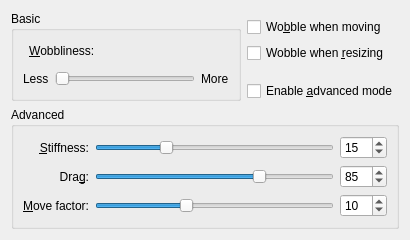
<ui version="4.0" >
 <class>WobblyWindowsEffectConfigForm</class>
 <widget class="QWidget" name="WobblyWindowsEffectConfigForm" >
  <property name="geometry" >
   <rect>
    <x>0</x>
    <y>0</y>
    <width>410</width>
    <height>240</height>
   </rect>
  </property>
  <layout class="QGridLayout" name="gridLayout" >
   <item rowspan="5" row="1" column="0" >
    <widget class="QGroupBox" name="basicGroup" >
     <property name="enabled" >
      <bool>true</bool>
     </property>
     <property name="title" >
      <string>Basic</string>
     </property>
     <property name="checkable" >
      <bool>false</bool>
     </property>
     <layout class="QGridLayout" name="gridLayout_2" >
      <item row="1" column="0" colspan="3" >
       <layout class="QHBoxLayout" name="horizontalLayout" >
        <item>
         <widget class="QLabel" name="label" >
          <property name="text" >
           <string>Less</string>
          </property>
         </widget>
        </item>
        <item>
         <widget class="QSlider" name="wobblinessSlider" >
          <property name="maximum" >
           <number>4</number>
          </property>
          <property name="orientation" >
           <enum>Qt::Horizontal</enum>
          </property>
         </widget>
        </item>
        <item>
         <widget class="QLabel" name="label_2" >
          <property name="text" >
           <string>More</string>
          </property>
         </widget>
        </item>
       </layout>
      </item>
      <item row="0" column="1" >
       <widget class="QLabel" name="label_3" >
        <property name="text" >
         <string>&amp;Wobbliness:</string>
        </property>
        <property name="buddy" >
         <cstring>wobblinessSlider</cstring>
        </property>
       </widget>
      </item>
      <item row="0" column="2" >
       <spacer name="horizontalSpacer" >
        <property name="orientation" >
         <enum>Qt::Horizontal</enum>
        </property>
        <property name="sizeHint" stdset="0" >
         <size>
          <width>140</width>
          <height>20</height>
         </size>
        </property>
       </spacer>
      </item>
     </layout>
    </widget>
   </item>
   <item row="6" column="0" colspan="2" >
    <widget class="QGroupBox" name="advancedGroup" >
     <property name="title" >
      <string>Advanced</string>
     </property>
     <layout class="QGridLayout" name="gridLayout_3" >
      <item row="1" column="0" colspan="2" >
       <layout class="QGridLayout" name="gridLayout_4" >
        <item row="0" column="0" >
         <widget class="QLabel" name="label_4" >
          <property name="text" >
           <string>&amp;Stiffness:</string>
          </property>
          <property name="alignment" >
           <set>Qt::AlignRight|Qt::AlignTrailing|Qt::AlignVCenter</set>
          </property>
          <property name="buddy" >
           <cstring>stiffnessSlider</cstring>
          </property>
         </widget>
        </item>
        <item row="1" column="0" >
         <widget class="QLabel" name="label_5" >
          <property name="text" >
           <string>Dra&amp;g:</string>
          </property>
          <property name="alignment" >
           <set>Qt::AlignRight|Qt::AlignTrailing|Qt::AlignVCenter</set>
          </property>
          <property name="buddy" >
           <cstring>dragSlider</cstring>
          </property>
         </widget>
        </item>
        <item row="2" column="0" >
         <widget class="QLabel" name="label_6" >
          <property name="text" >
           <string>&amp;Move factor:</string>
          </property>
          <property name="alignment" >
           <set>Qt::AlignRight|Qt::AlignTrailing|Qt::AlignVCenter</set>
          </property>
          <property name="buddy" >
           <cstring>moveFactorSlider</cstring>
          </property>
         </widget>
        </item>
        <item row="0" column="1" >
         <widget class="QSlider" name="stiffnessSlider" >
          <property name="minimum" >
           <number>1</number>
          </property>
          <property name="maximum" >
           <number>50</number>
          </property>
          <property name="value" >
           <number>15</number>
          </property>
          <property name="orientation" >
           <enum>Qt::Horizontal</enum>
          </property>
         </widget>
        </item>
        <item row="1" column="1" >
         <widget class="QSlider" name="dragSlider" >
          <property name="minimum" >
           <number>50</number>
          </property>
          <property name="maximum" >
           <number>100</number>
          </property>
          <property name="value" >
           <number>85</number>
          </property>
          <property name="orientation" >
           <enum>Qt::Horizontal</enum>
          </property>
         </widget>
        </item>
        <item row="2" column="1" >
         <widget class="QSlider" name="moveFactorSlider" >
          <property name="minimum" >
           <number>1</number>
          </property>
          <property name="maximum" >
           <number>25</number>
          </property>
          <property name="value" >
           <number>10</number>
          </property>
          <property name="orientation" >
           <enum>Qt::Horizontal</enum>
          </property>
         </widget>
        </item>
        <item row="0" column="2" >
         <widget class="QSpinBox" name="stiffnessSpin" >
          <property name="minimum" >
           <number>1</number>
          </property>
          <property name="maximum" >
           <number>50</number>
          </property>
          <property name="value" >
           <number>15</number>
          </property>
         </widget>
        </item>
        <item row="1" column="2" >
         <widget class="QSpinBox" name="dragSpin" >
          <property name="minimum" >
           <number>50</number>
          </property>
          <property name="maximum" >
           <number>100</number>
          </property>
          <property name="value" >
           <number>85</number>
          </property>
         </widget>
        </item>
        <item row="2" column="2" >
         <widget class="QSpinBox" name="moveFactorSpin" >
          <property name="minimum" >
           <number>1</number>
          </property>
          <property name="maximum" >
           <number>25</number>
          </property>
          <property name="value" >
           <number>10</number>
          </property>
         </widget>
        </item>
       </layout>
      </item>
     </layout>
    </widget>
   </item>
   <item row="2" column="1" >
    <widget class="QCheckBox" name="moveBox" >
     <property name="text" >
      <string>Wo&amp;bble when moving</string>
     </property>
    </widget>
   </item>
   <item row="3" column="1" >
    <widget class="QCheckBox" name="resizeBox" >
     <property name="text" >
      <string>Wobble when &amp;resizing</string>
     </property>
    </widget>
   </item>
   <item row="4" column="1" >
    <spacer name="verticalSpacer" >
     <property name="orientation" >
      <enum>Qt::Vertical</enum>
     </property>
     <property name="sizeHint" stdset="0" >
      <size>
       <width>20</width>
       <height>0</height>
      </size>
     </property>
    </spacer>
   </item>
   <item row="5" column="1" >
    <widget class="QCheckBox" name="advancedBox" >
     <property name="text" >
      <string>Enable &amp;advanced mode</string>
     </property>
    </widget>
   </item>
  </layout>
 </widget>
 <tabstops>
  <tabstop>wobblinessSlider</tabstop>
  <tabstop>moveBox</tabstop>
  <tabstop>resizeBox</tabstop>
  <tabstop>advancedBox</tabstop>
  <tabstop>stiffnessSlider</tabstop>
  <tabstop>stiffnessSpin</tabstop>
  <tabstop>dragSlider</tabstop>
  <tabstop>dragSpin</tabstop>
  <tabstop>moveFactorSlider</tabstop>
  <tabstop>moveFactorSpin</tabstop>
 </tabstops>
 <resources/>
 <connections>
  <connection>
   <sender>stiffnessSlider</sender>
   <signal>valueChanged(int)</signal>
   <receiver>stiffnessSpin</receiver>
   <slot>setValue(int)</slot>
   <hints>
    <hint type="sourcelabel" >
     <x>209</x>
     <y>150</y>
    </hint>
    <hint type="destinationlabel" >
     <x>364</x>
     <y>150</y>
    </hint>
   </hints>
  </connection>
  <connection>
   <sender>stiffnessSpin</sender>
   <signal>valueChanged(int)</signal>
   <receiver>stiffnessSlider</receiver>
   <slot>setValue(int)</slot>
   <hints>
    <hint type="sourcelabel" >
     <x>364</x>
     <y>150</y>
    </hint>
    <hint type="destinationlabel" >
     <x>209</x>
     <y>150</y>
    </hint>
   </hints>
  </connection>
  <connection>
   <sender>dragSlider</sender>
   <signal>valueChanged(int)</signal>
   <receiver>dragSpin</receiver>
   <slot>setValue(int)</slot>
   <hints>
    <hint type="sourcelabel" >
     <x>209</x>
     <y>181</y>
    </hint>
    <hint type="destinationlabel" >
     <x>364</x>
     <y>181</y>
    </hint>
   </hints>
  </connection>
  <connection>
   <sender>dragSpin</sender>
   <signal>valueChanged(int)</signal>
   <receiver>dragSlider</receiver>
   <slot>setValue(int)</slot>
   <hints>
    <hint type="sourcelabel" >
     <x>364</x>
     <y>181</y>
    </hint>
    <hint type="destinationlabel" >
     <x>209</x>
     <y>181</y>
    </hint>
   </hints>
  </connection>
  <connection>
   <sender>moveFactorSlider</sender>
   <signal>valueChanged(int)</signal>
   <receiver>moveFactorSpin</receiver>
   <slot>setValue(int)</slot>
   <hints>
    <hint type="sourcelabel" >
     <x>209</x>
     <y>212</y>
    </hint>
    <hint type="destinationlabel" >
     <x>364</x>
     <y>212</y>
    </hint>
   </hints>
  </connection>
  <connection>
   <sender>moveFactorSpin</sender>
   <signal>valueChanged(int)</signal>
   <receiver>moveFactorSlider</receiver>
   <slot>setValue(int)</slot>
   <hints>
    <hint type="sourcelabel" >
     <x>364</x>
     <y>212</y>
    </hint>
    <hint type="destinationlabel" >
     <x>209</x>
     <y>212</y>
    </hint>
   </hints>
  </connection>
 </connections>
</ui>
